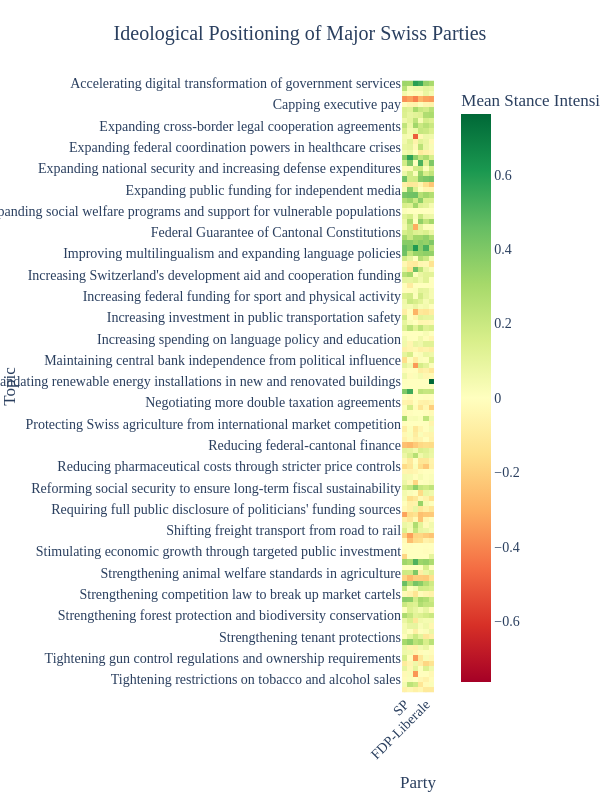

Here is the notebook cell this chart was saved with:
### Code cell
# Ideological Clustering of Major Swiss Parties (Plotly Heatmap)
major_parties = ["SP", "Grüne", "GLP", "Mitte", "FDP-Liberale", "SVP"]
pivot_major = pivot_df.loc[major_parties].fillna(0)

fig = px.imshow(
    pivot_major.T,
    labels=dict(x="Party", y="Topic", color="Mean Stance Intensity"),
    x=major_parties,
    color_continuous_scale="RdYlGn",
    color_continuous_midpoint=0,
    title="Ideological Positioning of Major Swiss Parties",
)

fig.update_layout(**pub_layout, height=800, width=600, xaxis_tickangle=-45)

fig.show()

### Figure 1 — Plotly figure (JSON) as saved in the notebook; plotly's stock layout.template omitted (floating-point values rounded to 4 significant figures; data arrays with more than 128 entries replaced by an {"elided": "..."} marker saying what was removed)
{"data": [{"coloraxis": "coloraxis", "hovertemplate": "Party: %{x}<br>Topic: %{y}<br>Mean Stance Intensity: %{z}<extra></extra>", "name": "0", "type": "heatmap", "x": ["SP", "Grüne", "GLP", "Mitte", "FDP-Liberale", "SVP"], "xaxis": "x", "y": ["Accelerating digital transformation of government services", "Accelerating the transition to renewable energy sources", "Adjusting taxation of electronic cigarettes ", "Allowing war material exports", "Capping executive pay", "Expanding Swiss research and innovation", "Expanding Switzerland's bilateral trade agreements", "Expanding access to pharmaceuticals by reducing approval barriers", "Expanding cross-border legal cooperation agreements", "Expanding education and research funding", "Expanding ethics requirements for human research", "Expanding family tax deductions", "Expanding federal coordination powers in healthcare crises", "Expanding federal funding for cultural institutions and the arts", "Expanding labor rights and employer obligations", "Expanding mandatory electronic patient records", "Expanding national security and increasing defense expenditures", "Expanding national security, armed forces and increasing defense expenditures", "Expanding prevention measures against terrorism", "Expanding public finances", "Expanding public funding for independent media", "Expanding recycling obligations and reducing waste", "Expanding renewable electricity production", "Expanding social welfare benefits and labor protections", "Expanding social welfare programs and support for vulnerable populations", "Expanding spending on education and training", "Expanding spending on tourism policy and funding", "Expanding tenant protections", "Federal Guarantee of Cantonal Constitutions", "Improving Swiss-EU relations", "Improving government operations", "Improving international security and human rights", "Improving multilingualism and expanding language policies", "Improving pension financing and reform", "Increasing CO2 taxes to meet climate targets", "Increasing Swiss tourism funding", "Increasing Switzerland's development aid and cooperation funding", "Increasing Switzerland's development aid contributions", "Increasing Switzerland's financial contributions to the IMF", "Increasing defense spending and military readiness", "Increasing federal funding for sport and physical activity", "Increasing federal funding for sports", "Increasing federal investment in public transportation infrastructure", "Increasing international taxation", "Increasing investment in public transportation safety", "Increasing investment in rail tunnel infrastructure", "Increasing investment in road infrastructure", "Increasing public investment in technology and innovation", "Increasing spending on language policy and education", "Introducing secure electronic voting", "Introducting legislative term limits", "Maintaining Switzerland's financial contributions to international organisations", "Maintaining central bank independence from political influence", "Maintaining universal postal service access", "Mandating energy efficiency upgrades in existing buildings", "Mandating equal pay and strengthening gender equality legislation", "Mandating renewable energy installations in new and renovated buildings", "Modernising civil code to reflect contemporary family and marriage arrangements", "Modernising civil law to recognise diverse family structures", "Modernising legal text formats for greater public accessibility", "Negotiating more double taxation agreements", "Prioritising climate targets over aviation industry interests", "Prioritising environmental protection over transport infrastructure expansion", "Promoting international arms control and disarmament", "Protecting Swiss agriculture from international market competition", "Protecting Swiss dairy farmers", "Reducing agricultural subsidies to promote environmental sustainability", "Reducing corporate taxes", "Reducing federal-cantonal finance", "Reducing health insurance costs", "Reducing migration and improving border security", "Reducing overall tax burden", "Reducing pharmaceutical costs through stricter price controls", "Reducing public debt through spending cuts", "Reducing the use of procedural motions to streamline parliamentary work", "Reforming compulsory military service obligations", "Reforming social security to ensure long-term fiscal sustainability", "Reforming the selection process for federal judges", "Regulating retail pricing to prevent monopolistic practices", "Relaxing spatial planning restrictions to expand housing supply", "Requiring full public disclosure of politicians' funding sources", "Restricting asylum procedures and tightening migration controls", "Restricting migration and asylum seekers", "Restricting pesticide use", "Shifting freight transport from road to rail", "Shifting the tax burden from income to consumption through VAT reform", "Simplifying naturalization procedures for long-term residents", "Standardising rules for counting invalid ballots in federal elections", "Stimulating economic growth through targeted public investment", "Streamlining government operations to reduce administrative costs", "Strengthening Swiss engagement in international organisations", "Strengthening Switzerland's role in international justice and foreign affairs", "Strengthening animal welfare standards in agriculture", "Strengthening cantonal autonomy at the expense of federal coordination", "Strengthening child welfare protections and family support", "Strengthening competition in the telecommunications market", "Strengthening competition law to break up market cartels", "Strengthening consumer rights and contract protections", "Strengthening data protection and privacy rights", "Strengthening federal powers to respond to public health emergencies", "Strengthening forest protection and biodiversity conservation", "Strengthening judicial independence", "Strengthening market regulation to prevent monopolies", "Strengthening parliamentary oversight of intelligence services", "Strengthening tenant protections", "Strengthening wildlife protection and hunting restrictions", "Supporting Swiss agriculture through subsidies and market protection", "Tightening banking regulations to prevent financial crises", "Tightening gun control regulations and ownership requirements", "Tightening immigration controls and admission criteria", "Tightening regulation of (online) gambling", "Tightening regulation of the Swiss banking sector", "Tightening restrictions on tobacco and alcohol sales", "Tightening spatial planning regulations", "Toughening criminal sentencing"], "yaxis": "y", "z": {"elided": "115x6 float values"}}], "layout": {"coloraxis": {"cmid": 0, "colorbar": {"title": {"text": "Mean Stance Intensity"}}, "colorscale": [[0, "rgb(165,0,38)"], [0.1, "rgb(215,48,39)"], [0.2, "rgb(244,109,67)"], [0.3, "rgb(253,174,97)"], [0.4, "rgb(254,224,139)"], [0.5, "rgb(255,255,191)"], [0.6, "rgb(217,239,139)"], [0.7, "rgb(166,217,106)"], [0.8, "rgb(102,189,99)"], [0.9, "rgb(26,152,80)"], [1, "rgb(0,104,55)"]]}, "font": {"family": "Times New Roman, serif", "size": 14}, "height": 800, "hovermode": "closest", "margin": {"b": 50, "l": 50, "r": 50, "t": 80}, "title": {"font": {"size": 20}, "text": "Ideological Positioning of Major Swiss Parties", "x": 0.5}, "width": 600, "xaxis": {"anchor": "y", "constrain": "domain", "domain": [0, 1], "scaleanchor": "y", "tickangle": -45, "title": {"text": "Party"}}, "yaxis": {"anchor": "x", "autorange": "reversed", "constrain": "domain", "domain": [0, 1], "title": {"text": "Topic"}}}}
